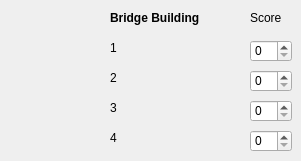
        <widget class="QWidget" name="from_bridge_building">
         <widget class="QLabel" name="bridge_building_score_label">
          <property name="geometry">
           <rect>
            <x>250</x>
            <y>10</y>
            <width>41</width>
            <height>16</height>
           </rect>
          </property>
          <property name="styleSheet">
           <string notr="true"/>
          </property>
          <property name="text">
           <string>Score</string>
          </property>
         </widget>
         <widget class="QLabel" name="bridge_building_label_3">
          <property name="geometry">
           <rect>
            <x>110</x>
            <y>100</y>
            <width>121</width>
            <height>16</height>
           </rect>
          </property>
          <property name="styleSheet">
           <string notr="true"/>
          </property>
          <property name="text">
           <string>3</string>
          </property>
         </widget>
         <widget class="QSpinBox" name="bridge_building_spin_4">
          <property name="geometry">
           <rect>
            <x>250</x>
            <y>130</y>
            <width>42</width>
            <height>22</height>
           </rect>
          </property>
         </widget>
         <widget class="QLabel" name="bridge_building_label_4">
          <property name="geometry">
           <rect>
            <x>110</x>
            <y>130</y>
            <width>121</width>
            <height>16</height>
           </rect>
          </property>
          <property name="styleSheet">
           <string notr="true"/>
          </property>
          <property name="text">
           <string>4</string>
          </property>
         </widget>
         <widget class="QLabel" name="bridge_building_label_1">
          <property name="geometry">
           <rect>
            <x>110</x>
            <y>40</y>
            <width>121</width>
            <height>16</height>
           </rect>
          </property>
          <property name="styleSheet">
           <string notr="true"/>
          </property>
          <property name="text">
           <string>1</string>
          </property>
         </widget>
         <widget class="QLabel" name="bridge_building_label_2">
          <property name="geometry">
           <rect>
            <x>110</x>
            <y>70</y>
            <width>121</width>
            <height>16</height>
           </rect>
          </property>
          <property name="styleSheet">
           <string notr="true"/>
          </property>
          <property name="text">
           <string>2</string>
          </property>
         </widget>
         <widget class="QSpinBox" name="bridge_building_spin_3">
          <property name="geometry">
           <rect>
            <x>250</x>
            <y>100</y>
            <width>42</width>
            <height>22</height>
           </rect>
          </property>
         </widget>
         <widget class="QSpinBox" name="bridge_building_spin_1">
          <property name="geometry">
           <rect>
            <x>250</x>
            <y>40</y>
            <width>42</width>
            <height>22</height>
           </rect>
          </property>
         </widget>
         <widget class="QSpinBox" name="bridge_building_spin_2">
          <property name="geometry">
           <rect>
            <x>250</x>
            <y>70</y>
            <width>42</width>
            <height>22</height>
           </rect>
          </property>
         </widget>
         <widget class="QLabel" name="bridge_building_form_label">
          <property name="geometry">
           <rect>
            <x>110</x>
            <y>10</y>
            <width>101</width>
            <height>16</height>
           </rect>
          </property>
          <property name="font">
           <font>
            <weight>75</weight>
            <bold>true</bold>
           </font>
          </property>
          <property name="text">
           <string>Bridge Building</string>
          </property>
         </widget>
        </widget>
